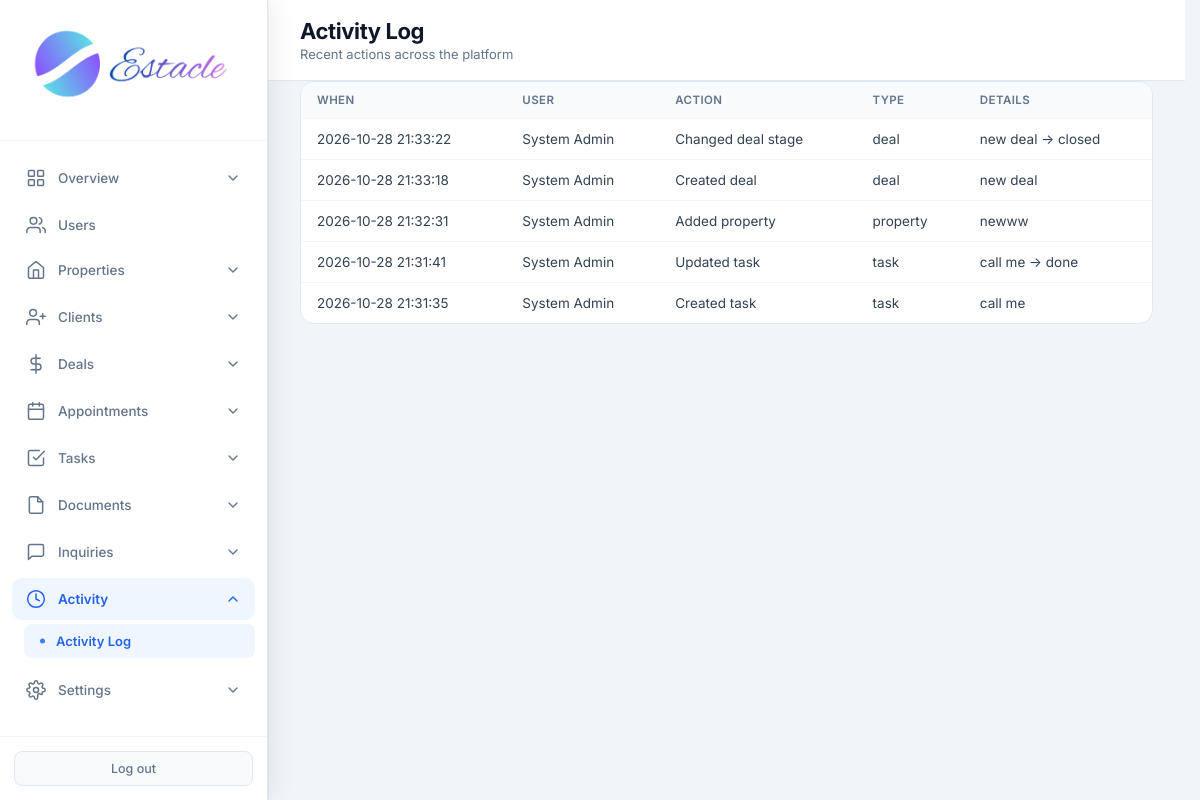
The app's page /admin/activity (signed in), older data.
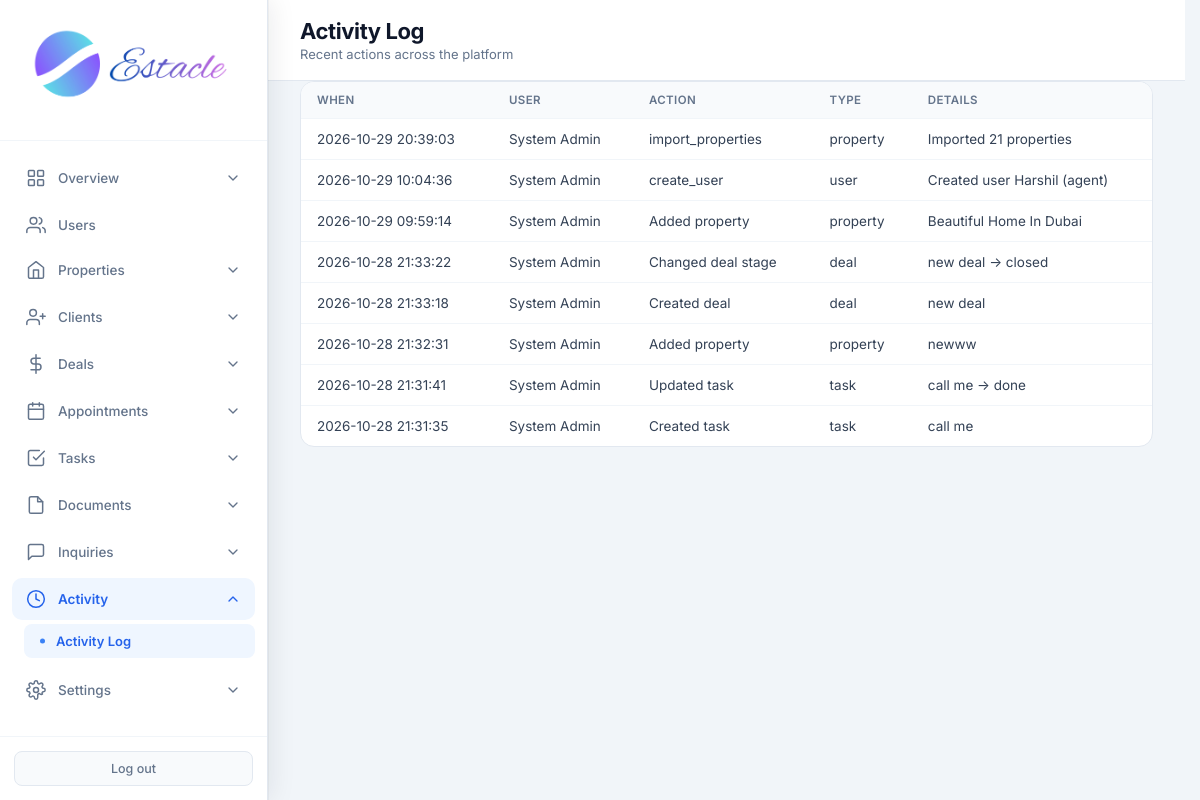
The same page, newer data.
### tables this page shows
CREATE TABLE activity_log (
            id INTEGER PRIMARY KEY AUTOINCREMENT,
            user_id INTEGER,
            action TEXT NOT NULL,
            entity_type TEXT,
            entity_id INTEGER,
            details TEXT,
            created_at TIMESTAMP DEFAULT CURRENT_TIMESTAMP,
            FOREIGN KEY (user_id) REFERENCES users (id)
        );

CREATE TABLE users (
            id INTEGER PRIMARY KEY AUTOINCREMENT,
            email TEXT UNIQUE NOT NULL,
            password TEXT NOT NULL,
            full_name TEXT NOT NULL,
            role TEXT NOT NULL CHECK(role IN ('admin', 'agent', 'customer')),
            phone TEXT,
            created_at TIMESTAMP DEFAULT CURRENT_TIMESTAMP,
            is_active INTEGER DEFAULT 1
        , avatar TEXT, last_seen TIMESTAMP, job_title TEXT, department TEXT, employee_id TEXT, license_no TEXT, commission_rate REAL, alt_phone TEXT, address TEXT, city TEXT, state TEXT, country TEXT, postal_code TEXT, notes TEXT, hire_date TEXT, timezone TEXT);

### routes/admin.py (the view)
@admin.route('/admin/activity')
@login_required
@role_required('admin')
def admin_activity():
    db = get_db()
    logs = db.execute(
        "SELECT a.*, u.full_name as user_name FROM activity_log a LEFT JOIN users u ON a.user_id = u.id ORDER BY a.created_at DESC LIMIT 100"
    ).fetchall()
    return render_template('admin_activity.html', logs=logs)

### core/db.py (called while the page is built)
def get_db():
    if 'db' not in g:
        g.db = sqlite3.connect(current_app.config['DATABASE'])
        g.db.row_factory = sqlite3.Row
    return g.db

### core/helpers.py (called while the page is built)
def login_required(f):
    @wraps(f)
    def decorated_function(*args, **kwargs):
        if 'user_id' not in session:
            flash('Please log in to access this page.', 'warning')
            return redirect(url_for('auth.login'))
        return f(*args, **kwargs)
    return decorated_function

def role_required(*roles):
    def decorator(f):
        @wraps(f)
        def decorated_function(*args, **kwargs):
            if 'user_id' not in session:
                flash('Please log in to access this page.', 'warning')
                return redirect(url_for('auth.login'))
            if session.get('role') not in roles:
                flash('You do not have permission to access this page.', 'danger')
                return redirect(url_for('auth.role_redirect'))
            return f(*args, **kwargs)
        return decorated_function
    return decorator

### templates/admin_activity.html (shortened to what this page needs)
<!DOCTYPE html>
<html lang="en">
<head>
<link rel="stylesheet" href="{{ url_for('static', filename='css/admin.css') }}">
</head>
<body>
<div class="app-layout">
{% set active = 'activity' %}
{% include 'partials/admin_sidebar.html' %}
<main class="main-content">
<header class="top-bar">
<div><h1 class="page-title">Activity Log</h1><p class="page-subtitle">Recent actions across the platform</p></div>
</header>
<div class="panel full"><div class="table-wrap"><table>
<thead><tr><th>When</th><th>User</th><th>Action</th><th>Type</th><th>Details</th></tr></thead>
<tbody>
{% for a in logs %}
<tr>
<td>{{ a.created_at }}</td>
<td>{{ a.user_name or '—' }}</td>
<td>{{ a.action }}</td>
<td>{{ a.entity_type or '—' }}</td>
<td>{{ a.details or '—' }}</td>
</tr>
{% else %}<tr><td colspan="5" class="empty">No activity yet</td></tr>{% endfor %}
</tbody></table></div></div>
</main>
</div>
</body>
</html>

### templates/partials/admin_sidebar.html (shortened to what this page needs)
<aside class="sidebar" data-shell="admin">
    <div class="sidebar-header">
        <div class="logo">
            <img src="{{ url_for('static', filename='images/logo.png') }}" alt="Estacle" class="sidebar-logo">
        </div>
    </div>
    <nav class="sidebar-nav">
        <div class="nav-dropdown {% if active in ['dashboard', 'analytics', 'search'] %}open has-active{% endif %}">
            <button type="button" class="nav-dropdown-toggle" onclick="this.parentElement.classList.toggle('open')">
                <svg class="nav-icon" viewBox="0 0 24 24"><rect x="3" y="3" width="7" height="7" rx="1"/><rect x="14" y="3" width="7" height="7" rx="1"/><rect x="3" y="14" width="7" height="7" rx="1"/><rect x="14" y="14" width="7" height="7" rx="1"/></svg>
                <span>Overview</span>
                <svg class="chevron" viewBox="0 0 24 24"><polyline points="6 9 12 15 18 9"/></svg>
            </button>
        </div>
        <a href="{{ url_for('admin.admin_users') }}" class="nav-item {% if active in ['users', 'add_user', 'edit_user'] %}active{% endif %}">
            <svg class="nav-icon" viewBox="0 0 24 24"><path d="M17 21v-2a4 4 0 0 0-4-4H5a4 4 0 0 0-4 4v2"/><circle cx="9" cy="7" r="4"/><path d="M23 21v-2a4 4 0 0 0-3-3.87"/><path d="M16 3.13a4 4 0 0 1 0 7.75"/></svg>
            <span>Users</span>
        </a>
        <div class="nav-dropdown {% if active in ['properties', 'add_property', 'property_detail', 'display_properties', 'compare'] %}open has-active{% endif %}">
            <button type="button" class="nav-dropdown-toggle" onclick="this.parentElement.classList.toggle('open')">
                <svg class="nav-icon" viewBox="0 0 24 24"><path d="M3 9l9-7 9 7v11a2 2 0 0 1-2 2H5a2 2 0 0 1-2-2z"/><polyline points="9 22 9 12 15 12 15 22"/></svg>
                <span>Properties</span>
                <svg class="chevron" viewBox="0 0 24 24"><polyline points="6 9 12 15 18 9"/></svg>
            </button>
        </div>
        <div class="nav-dropdown {% if active in ['clients', 'add_client', 'leads', 'add_lead'] %}open has-active{% endif %}">
            <button type="button" class="nav-dropdown-toggle" onclick="this.parentElement.classList.toggle('open')">
                <svg class="nav-icon" viewBox="0 0 24 24"><path d="M16 21v-2a4 4 0 0 0-4-4H5a4 4 0 0 0-4 4v2"/><circle cx="8.5" cy="7" r="4"/><line x1="20" y1="8" x2="20" y2="14"/><line x1="23" y1="11" x2="17" y2="11"/></svg>
                <span>Clients</span>
                <svg class="chevron" viewBox="0 0 24 24"><polyline points="6 9 12 15 18 9"/></svg>
            </button>
        </div>
        <div class="nav-dropdown {% if active in ['deals', 'add_deal'] %}open has-active{% endif %}">
            <button type="button" class="nav-dropdown-toggle" onclick="this.parentElement.classList.toggle('open')">
                <svg class="nav-icon" viewBox="0 0 24 24"><line x1="12" y1="1" x2="12" y2="23"/><path d="M17 5H9.5a3.5 3.5 0 0 0 0 7h5a3.5 3.5 0 0 1 0 7H6"/></svg>
                <span>Deals</span>
                <svg class="chevron" viewBox="0 0 24 24"><polyline points="6 9 12 15 18 9"/></svg>
            </button>
        </div>
        <div class="nav-dropdown {% if active in ['appointments', 'add_appointment'] %}open has-active{% endif %}">
            <button type="button" class="nav-dropdown-toggle" onclick="this.parentElement.classList.toggle('open')">
                <svg class="nav-icon" viewBox="0 0 24 24"><rect x="3" y="4" width="18" height="18" rx="2" ry="2"/><line x1="16" y1="2" x2="16" y2="6"/><line x1="8" y1="2" x2="8" y2="6"/><line x1="3" y1="10" x2="21" y2="10"/></svg>
                <span>Appointments</span>
                <svg class="chevron" viewBox="0 0 24 24"><polyline points="6 9 12 15 18 9"/></svg>
            </button>
        </div>
        <div class="nav-dropdown {% if active in ['tasks', 'add_task'] %}open has-active{% endif %}">
            <button type="button" class="nav-dropdown-toggle" onclick="this.parentElement.classList.toggle('open')">
                <svg class="nav-icon" viewBox="0 0 24 24"><path d="M9 11l3 3L22 4"/><path d="M21 12v7a2 2 0 0 1-2 2H5a2 2 0 0 1-2-2V5a2 2 0 0 1 2-2h11"/></svg>
                <span>Tasks</span>
                <svg class="chevron" viewBox="0 0 24 24"><polyline points="6 9 12 15 18 9"/></svg>
            </button>
        </div>
        <div class="nav-dropdown {% if active in ['documents', 'add_document'] %}open has-active{% endif %}">
            <button type="button" class="nav-dropdown-toggle" onclick="this.parentElement.classList.toggle('open')">
                <svg class="nav-icon" viewBox="0 0 24 24"><path d="M14 2H6a2 2 0 0 0-2 2v16a2 2 0 0 0 2 2h12a2 2 0 0 0 2-2V8z"/><polyline points="14 2 14 8 20 8"/></svg>
                <span>Documents</span>
                <svg class="chevron" viewBox="0 0 24 24"><polyline points="6 9 12 15 18 9"/></svg>
            </button>
        </div>
        <div class="nav-dropdown {% if active == 'inquiries' %}open has-active{% endif %}">
            <button type="button" class="nav-dropdown-toggle" onclick="this.parentElement.classList.toggle('open')">
                <svg class="nav-icon" viewBox="0 0 24 24"><path d="M21 15a2 2 0 0 1-2 2H7l-4 4V5a2 2 0 0 1 2-2h14a2 2 0 0 1 2 2z"/></svg>
                <span>Inquiries</span>
                <svg class="chevron" viewBox="0 0 24 24"><polyline points="6 9 12 15 18 9"/></svg>
            </button>
        </div>
        <div class="nav-dropdown {% if active == 'activity' %}open has-active{% endif %}">
            <button type="button" class="nav-dropdown-toggle" onclick="this.parentElement.classList.toggle('open')">
                <svg class="nav-icon" viewBox="0 0 24 24"><circle cx="12" cy="12" r="10"/><polyline points="12 6 12 12 16 14"/></svg>
                <span>Activity</span>
                <svg class="chevron" viewBox="0 0 24 24"><polyline points="6 9 12 15 18 9"/></svg>
            </button>
            <div class="nav-dropdown-menu">
                <a href="{{ url_for('admin.admin_activity') }}" class="nav-subitem {% if active == 'activity' %}active{% endif %}">Activity Log</a>
            </div>
        </div>
        <div class="nav-dropdown {% if active == 'settings' %}open has-active{% endif %}">
            <button type="button" class="nav-dropdown-toggle" onclick="this.parentElement.classList.toggle('open')">
                <span>Settings</span>
                <svg class="chevron" viewBox="0 0 24 24"><polyline points="6 9 12 15 18 9"/></svg>
            </button>
        </div>
    </nav>
    <div class="sidebar-footer">
        <a href="{{ url_for('auth.logout') }}" class="logout-btn">Log out</a>
    </div>
</aside>

### static/css/admin.css (style rules this page uses)
* { margin: 0; padding: 0; box-sizing: border-box; }
body { font-family: 'Inter', -apple-system, BlinkMacSystemFont, 'Segoe UI', Roboto, sans-serif; background: #f1f5f9; color: #0f172a; min-height: 100vh; }
.app-layout { display: flex; min-height: 100vh; }
.sidebar { width: 268px; background: #ffffff; color: #0f172a; display: flex; flex-direction: column; position: fixed; height: 100vh; z-index: 100; box-shadow: 4px 0 24px rgba(15, 23, 42, 0.08), 1px 0 0 rgba(15, 23, 42, 0.04); border-right: 1px solid #e2e8f0; }
.sidebar-header { padding: 28px 16px 24px; border-bottom: 1px solid #f1f5f9; display: flex; justify-content: center; }
.logo { display: flex; align-items: center; justify-content: center; width: 100%; }
.sidebar-logo { height: 88px; width: auto; max-width: 230px; object-fit: contain; }
.sidebar-nav { flex: 1; padding: 16px 12px; display: flex; flex-direction: column; gap: 3px; overflow-y: auto; }
.nav-item { display: flex; align-items: center; gap: 12px; padding: 11px 14px; border-radius: 10px; color: #64748b; text-decoration: none; font-size: 13.5px; font-weight: 500; transition: all 0.15s ease; }
.nav-icon { width: 20px; height: 20px; flex-shrink: 0; stroke: currentColor; fill: none; stroke-width: 1.8; stroke-linecap: round; stroke-linejoin: round; }
.sidebar-footer { padding: 14px; border-top: 1px solid #f1f5f9; }
.logout-btn { display: block; width: 100%; padding: 9px; text-align: center; background: #f8fafc; color: #64748b; border-radius: 8px; text-decoration: none; font-size: 12.5px; font-weight: 500; transition: all 0.15s ease; border: 1px solid #e2e8f0; }
.main-content { flex: 1; margin-left: 268px; min-height: 100vh; }
.top-bar { background: white; padding: 18px 32px; border-bottom: 1px solid #e2e8f0; display: flex; justify-content: space-between; align-items: center; }
.page-title { font-family: 'Inter', sans-serif; font-size: 22px; font-weight: 700; letter-spacing: -0.4px; color: #0f172a; }
.page-subtitle { font-size: 13px; color: #64748b; margin-top: 2px; font-weight: 400; }
.panel { background: white; border-radius: 14px; border: 1px solid #e2e8f0; overflow: hidden; }
.panel.full { margin: 0 32px 24px; }
.table-wrap { overflow-x: auto; }
table { width: 100%; border-collapse: collapse; font-size: 13.5px; }
th { text-align: left; padding: 11px 16px; background: #f8fafc; color: #64748b; font-weight: 600; font-size: 11.5px; text-transform: uppercase; letter-spacing: 0.4px; }
td { padding: 12px 16px; border-top: 1px solid #f1f5f9; color: #334155; }
.nav-dropdown { margin-bottom: 2px; }
.nav-dropdown-toggle { display: flex; align-items: center; gap: 12px; width: 100%; padding: 11px 14px; border: none; border-radius: 10px; background: transparent; color: #64748b; font-size: 13.5px; font-weight: 500; font-family: inherit; cursor: pointer; transition: all 0.15s ease; text-align: left; }
.nav-dropdown.has-active > .nav-dropdown-toggle { color: #2563eb; background: #eff6ff; font-weight: 600; }
.nav-dropdown-toggle .chevron { width: 16px; height: 16px; margin-left: auto; stroke: currentColor; fill: none; stroke-width: 2; stroke-linecap: round; stroke-linejoin: round; transition: transform 0.2s ease; }
.nav-dropdown.open > .nav-dropdown-toggle .chevron { transform: rotate(180deg); }
.nav-dropdown-menu { display: none; flex-direction: column; padding: 4px 0 6px 12px; gap: 1px; }
.nav-dropdown.open > .nav-dropdown-menu { display: flex; }
.nav-subitem { display: block; padding: 9px 14px 9px 32px; border-radius: 8px; color: #64748b; text-decoration: none; font-size: 13px; font-weight: 500; transition: all 0.15s ease; position: relative; }
.nav-subitem::before { content: ''; position: absolute; left: 16px; top: 50%; transform: translateY(-50%); width: 5px; height: 5px; border-radius: 50%; background: #cbd5e1; }
.nav-subitem.active { background: #eff6ff; color: #2563eb; font-weight: 600; }
.nav-subitem.active::before { background: #3b82f6; }
html { scrollbar-gutter: stable; }
.app-layout > :not(.sidebar):not(script):not(style) { animation: estacle-page-in 200ms cubic-bezier(0.22, 0.61, 0.36, 1) backwards; }

Row changes from the older to the newer data that the page shows:
added activity_log: created_at "2026-10-29 20:39:03", full_name "System Admin", action "import_properties", entity_type "property", details "Imported 21 properties"
added activity_log: created_at "2026-10-29 10:04:36", full_name "System Admin", action "create_user", entity_type "user", details "Created user Harshil (agent)"
added activity_log: created_at "2026-10-29 09:59:14", full_name "System Admin", action "Added property", entity_type "property", details "Beautiful Home In Dubai"
